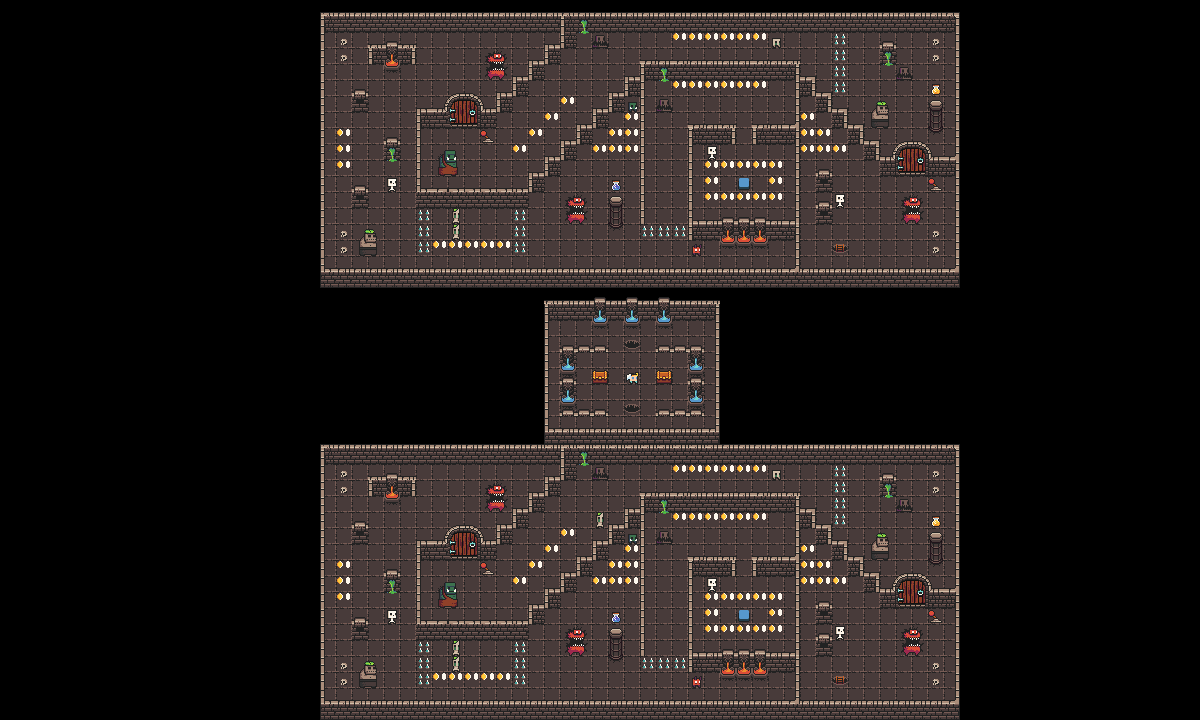

This game map was drawn from its Tiled (.tmx) file and the tilesets committed beside it. A one-line description and the trimmed map source follow:
An orthogonal 75x45 tile map with 16x16 px tiles, 2 tile layers (Floor, Objects).

<map version="1.10" tiledversion="1.10.0" orientation="orthogonal" renderorder="right-down" width="75" height="45" tilewidth="16" tileheight="16" infinite="0" nextlayerid="3" nextobjectid="1">
 <tileset firstgid="1" name="0x72_DungeonTilesetII_v1.4" tilewidth="16" tileheight="16" tilecount="1024" columns="32">
  <image source="../Assets/Dungeon/0x72_DungeonTilesetII_v1.4/0x72_DungeonTilesetII_v1.4.png" trans="000000" width="512" height="512" />
 </tileset>
 <layer id="2" name="Floor" width="75" height="45">
  <data>[3375 cells, 1390 non-empty, 5 distinct tile ids]</data>
 </layer>
 <layer id="1" name="Objects" width="75" height="45">
  <data>[3375 cells, 1014 non-empty, 73 distinct tile ids]</data>
 </layer>
</map>
